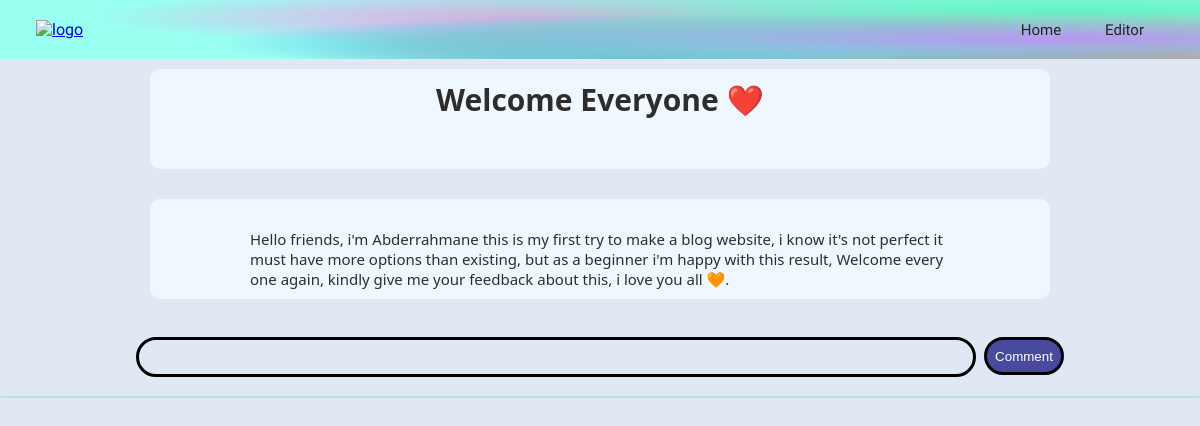
Page /blog/1 (signed in) on the committed database.
### public/models.py (models this page shows)
class Post(db.Model):
    id = db.Column(db.Integer, primary_key=True)
    article = db.Column(db.Text, nullable=False)
    title = db.Column(db.Text, nullable=False)
    created_at = db.Column(db.DateTime(timezone=True), default=func.now())
    author = db.Column(db.Integer,
                       db.ForeignKey('user.id', ondelete="CASCADE"),
                       nullable=False)
    comments = db.relationship('Comment', backref='post', passive_deletes=True)

### public/share.py (the view)
@posts.route("/blog/<id>")
@login_required
def blog(id):
    post = Post.query.filter_by(id=id).first()
    if not post:
        flash("Post Does Not Exist", category='error')
        return redirect(url_for('views.home'))
    comments = Comment.query.filter_by(post_id=id).all()
    return render_template("blog.html", user=current_user,
                           post=post, comment=comments)

### public/__init__.py (called while the page is built)
def create_app():
    app = Flask(__name__)
    app.config['SECRET_KEY'] = secret_key_hashed
    path = os.path.join(app.root_path, DB_NAME)
    app.config['SQLALCHEMY_DATABASE_URI'] = 'sqlite:///' + path
    db.init_app(app)
    from .home import views
    from .log import auth
    from .share import posts
    app.register_blueprint(views, url_prefix="/")
    app.register_blueprint(auth, url_prefix="/")
    app.register_blueprint(posts, url_prefix="/")
    from .models import User, Post, Comment
    create_database(app)
    login_manager = LoginManager()
    login_manager.login_view = "auth.login"
    login_manager.init_app(app)
    @login_manager.user_loader
    def load_user(id):
        return User.query.get(id)
    return app

### public/templates/blog.html (shortened to what this page needs)
<!DOCTYPE html>
<html lang="en">
<head>
    <link rel="stylesheet" href="../static/styles/style.css">
    <link rel="stylesheet" href="../static/styles/editor.css">
    <link rel="stylesheet" href="../static/styles/blog.css">
</head>
<body>
    <div class="logo">
        <nav>
            <a href="/"><img src="../static/images/—Pngtree—letter b logo_6059128.png" alt="logo" width="60px"></a>
            <ul>
                <li><a href="/" class="home">Home</a></li>
                <li><a href="/post" class="about">Editor</a></li>
            </ul>
        </nav>
    </div>
    <div class="test">
        <h1 class="title">{{ post.title }}</h1>
        <div class="article">
            {{ post.article }}
        </div>
    </div>
    <br><br>
    <form method='POST' action="/create-comment/{{ post.id }}">
        <div class="comments">
            <input type="text" id="kkk" name="text" class="comment-body">
            <label for="kkk"><button class="comment-btn">Comment</button></label>
        </div>
        <br>
        <div class="Comments-container">
        </div>
    </form>
    <br><br>
</body>
</html>

### public/static/styles/style.css (style rules this page uses)
* { margin: 0px; padding: 0px; box-sizing: border-box; }
body { margin: 0; padding: 0; font-family: 'Dosis', sans-serif; background-color: #e0e9f3; }
.logo { padding: 10px 3%; }
nav { display: flex; align-items: center; justify-content: space-between; }
nav ul li { display: inline-block; margin: 10px 10px; }
nav ul li a { color: #242424; text-decoration: none; font-size: 15px; padding: 10px; font-family: 'Exo 2', sans-serif; }

### public/static/styles/editor.css (style rules this page uses)
.test { display: grid; justify-content: center; margin-top: 10px; }
.title, .article { width: 900px; min-height: 100px; height: auto; font-weight: 600; color: #2d2d2d; resize: none; border: none; border-radius: 10px; padding: 10px; outline: none; background-color: #F0F8FF; white-space: pre-line; font-family: system-ui, -apple-system, BlinkMacSystemFont, 'Segoe UI', Roboto, Oxygen, Ubuntu, Cantarell, 'Open Sans', 'Helvetica Neue', sans-serif; word-break: break-all; }
.title { font-size: 30px; padding: 10px 140px; text-align: center; }
.article { height: 320px; font-size: 15px; line-height: 20px; font-weight: 400; padding: 10px 100px; }
.title::placeholder, .article::placeholder { color: #2d2d2d; text-align: center; }
.logo { background-color: #99fff1; background-image: radial-gradient(at 88% 65%, hsla(262, 78%, 77%, 1) 0px, transparent 50%), radial-gradient(at 69% 75%, hsla(167, 81%, 65%, 1) 0px, transparent 50%), radial-gradient(at 87% 65%, hsla(120, 82%, 74%, 1) 0px, transparent 50%), radial-gradient(at 89% 20%, hsla(160, 84%, 67%, 1) 0px, transparent 50%), radial-gradient(at 61% 74%, hsla(214, 99%, 62%, 1) 0px, transparent 50%), radial-gradient(at 84% 94%, hsla(1, 96%, 65%, 1) 0px, transparent 50%), radial-gradient(at 46% 29%, hsla(312, 89%, 79%, 1) 0px, transparent 50%); }

### public/static/styles/blog.css (style rules this page uses)
.article { height: auto; margin-top: 30px; }
.comments, .Comments-container div { display: flex; flex-wrap: wrap; justify-content: center; }
.comments .comment-body { border: solid; width: 70%; height: 40px; background-color: transparent; padding: 10px; border-radius: 20px; }
.comments .comment-btn { height: 38px; width: 80px; border-radius: 20px; margin-left: 8px; cursor: pointer; border: solid black; background-color: rgb(73, 73, 160); color: white; }
.Comments-container { height: auto; border: solid 1px #C2DEDC; max-height: 400px; border-radius: 20px; }

### rows in the picture
Post: title "Welcome Everyone ❤️", article "Hello friends, i'm Abderrahmane this is my first try to make a blog website, i know it's not perfect it must have more options than existing, but as a beginner i'm happy with this result, Welcome everyone again, kindly give me your feedback about this, i love you all 🧡."
